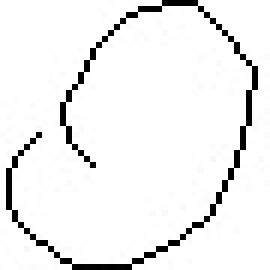
#> input picture Dataset/0/0_47157.jpg, 45 x 45 px, found by its file name (shown 6 times larger); its folder holds 4 pictures in this run
$ jupyter execute --allow-errors Handwritten-Equation-Solver.ipynb   (shell and % lines are left out)
#> lines starting #> are read from the running program, lines starting #| are printed output that depends on the picture; after the words box and inside, x2 and y2 are one past the last pixel; in counts of white or black regions, pixels touching at a corner belong together
[cell 1]
import numpy as np
import cv2
from PIL import Image
from matplotlib import pyplot as plt
import os
from os import listdir
from os.path import isfile, join
import pandas as pd

[cell 2]
folder = r'C:\Users\Intel User\Desktop\testimage'
def load_images_from_folder(folder):
    train_data=[]
    for filename in os.listdir(folder):
        img = cv2.imread(os.path.join(folder,filename),cv2.IMREAD_GRAYSCALE)
        img=~img
        if img is not None:
            ret,thresh=cv2.threshold(img,127,255,cv2.THRESH_BINARY)
            ctrs,_=cv2.findContours(thresh,cv2.RETR_EXTERNAL,cv2.CHAIN_APPROX_NONE)
            cnt=sorted(ctrs, key=lambda ctr: cv2.boundingRect(ctr)[0])
            w=int(28)
            h=int(28)
            maxi=0
            for c in cnt:
                x,y,w,h=cv2.boundingRect(c)
                maxi=max(w*h,maxi)
                if maxi==w*h:
                    x_max=x
                    y_max=y
                    w_max=w
                    h_max=h
            im_crop= thresh[y_max:y_max+h_max+10, x_max:x_max+w_max+10]
            im_resize = cv2.resize(im_crop,(28,28))
            im_resize=np.reshape(im_resize,(784,1))
            train_data.append(im_resize)
    return train_data

[cell 3]
data=[]

#> (a cell that did not finish here is left out)

#> (a cell that did not finish here is left out)

[cell 6]
data0=load_images_from_folder('C:\\Users\\Intel User\\Desktop\\testimage\\0\\')
#> in load_images_from_folder, img is the input picture: shape (45, 45); min 0, max 255, mean 239.7
#> in load_images_from_folder (call 3), `img=~img`:
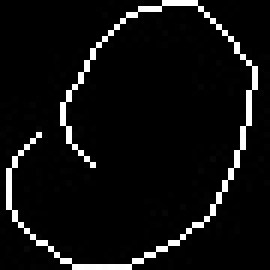
#> img: shape (45, 45) (shown 6 times larger); min 0, max 255, mean 15.3
#> in load_images_from_folder (call 3), `ret,thresh=cv2.threshold(img,127,255,cv2.THRESH_BINARY)`: thresh: shape (45, 45); 5.9% white in thin lines or dots
#> in load_images_from_folder (call 3), `ctrs,_=cv2.findContours(thresh,cv2.RETR_EXTERNAL,cv2.CHAIN_APPROX_NONE)`: ctrs = 1 contour, all with area under 20
#> the loop in load_images_from_folder (call 3), `for c in cnt:` made 1 pass
#> (x, y, w, h, maxi, x_max, y_max, w_max) on pass 1: (1, 0, 42, 45, 1890, 1, 0, 42)
#> in load_images_from_folder (call 3), `im_crop= thresh[y_max:y_max+h_max+10, x_max:x_max+w_max+10]`:
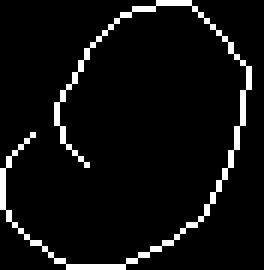
#> im_crop: shape (45, 44) (shown 6 times larger); 6% white in thin lines or dots
#> in load_images_from_folder (call 3), `im_resize = cv2.resize(im_crop,(28,28))`:
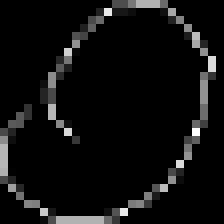
#> im_resize: shape (28, 28) (shown 8 times larger); min 0, max 255, mean 15.3
#> in load_images_from_folder (call 3), `im_resize=np.reshape(im_resize,(784,1))`: im_resize = 784 values, max 255 at index 472, min 0 at index 0, mean 15.26
#> pass 2 of the loop in load_images_from_folder, `for filename in os.listdir(folder):`:
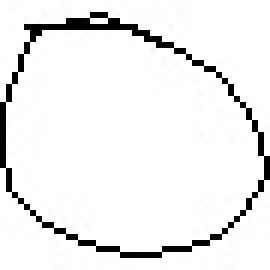
#> input picture Dataset/0/0_47618.jpg, 45 x 45 px, found by its file name (shown 6 times larger)
#> in load_images_from_folder, img is the input picture: shape (45, 45); min 0, max 255, mean 237.8
#> thresh: shape (45, 45); 6.6% white in thin lines or dots
#> ctrs = 1 contour; box (x1, y1, x2, y2) and area: (0, 2, 45, 43) 1314
#> cnt has the same summary as ctrs
#> the loop in load_images_from_folder (call 3), `for c in cnt:` made 1 pass
#> (x, y, w, h, maxi, x_max, y_max, w_max) on pass 1: (0, 2, 45, 41, 1845, 0, 2, 45)
#> in load_images_from_folder (call 3), `im_crop= thresh[y_max:y_max+h_max+10, x_max:x_max+w_max+10]`:
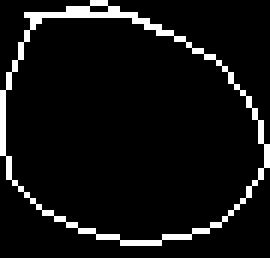
#> im_crop: shape (43, 45) (shown 6 times larger); 6.9% white in thin lines or dots
#> in load_images_from_folder (call 3), `im_resize = cv2.resize(im_crop,(28,28))`:
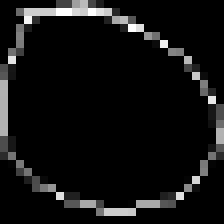
#> im_resize: shape (28, 28) (shown 8 times larger); min 0, max 255, mean 17.7
#> in load_images_from_folder (call 3), `im_resize=np.reshape(im_resize,(784,1))`: im_resize = 784 values, max 255 at index 35, min 0 at index 0, mean 17.75
#> pass 3 of the loop in load_images_from_folder, `for filename in os.listdir(folder):`:
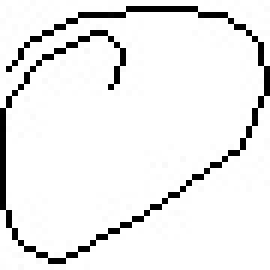
#> input picture Dataset/0/0_52120.jpg, 45 x 45 px, found by its file name (shown 6 times larger)
#> in load_images_from_folder, img is the input picture: shape (45, 45); min 0, max 255, mean 236.1
#> thresh: shape (45, 45); 7.3% white in thin lines or dots
#> ctrs = 1 contour, all with area under 20
#> the loop in load_images_from_folder (call 3), `for c in cnt:` made 1 pass
#> (x, y, w, h, maxi, x_max, y_max, w_max) on pass 1: (0, 1, 45, 43, 1935, 0, 1, 45)
#> in load_images_from_folder (call 3), `im_crop= thresh[y_max:y_max+h_max+10, x_max:x_max+w_max+10]`:
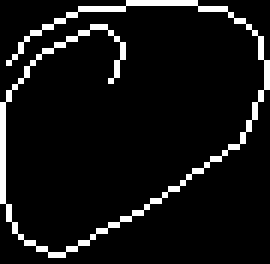
#> im_crop: shape (44, 45) (shown 6 times larger); 7.5% white in thin lines or dots
#> in load_images_from_folder (call 3), `im_resize = cv2.resize(im_crop,(28,28))`:
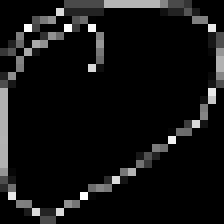
#> im_resize: shape (28, 28) (shown 8 times larger); min 0, max 255, mean 18.8
#> in load_images_from_folder (call 3), `im_resize=np.reshape(im_resize,(784,1))`: im_resize = 784 values, max 255 at index 87, min 0 at index 0, mean 18.8
#> the loop made 4 passes; the first 3 are shown
for i in range(0,len(data0)):
    data0[i]=np.append(data0[i],['0'])
#> (the rest of this cell did not finish here and is left out)
